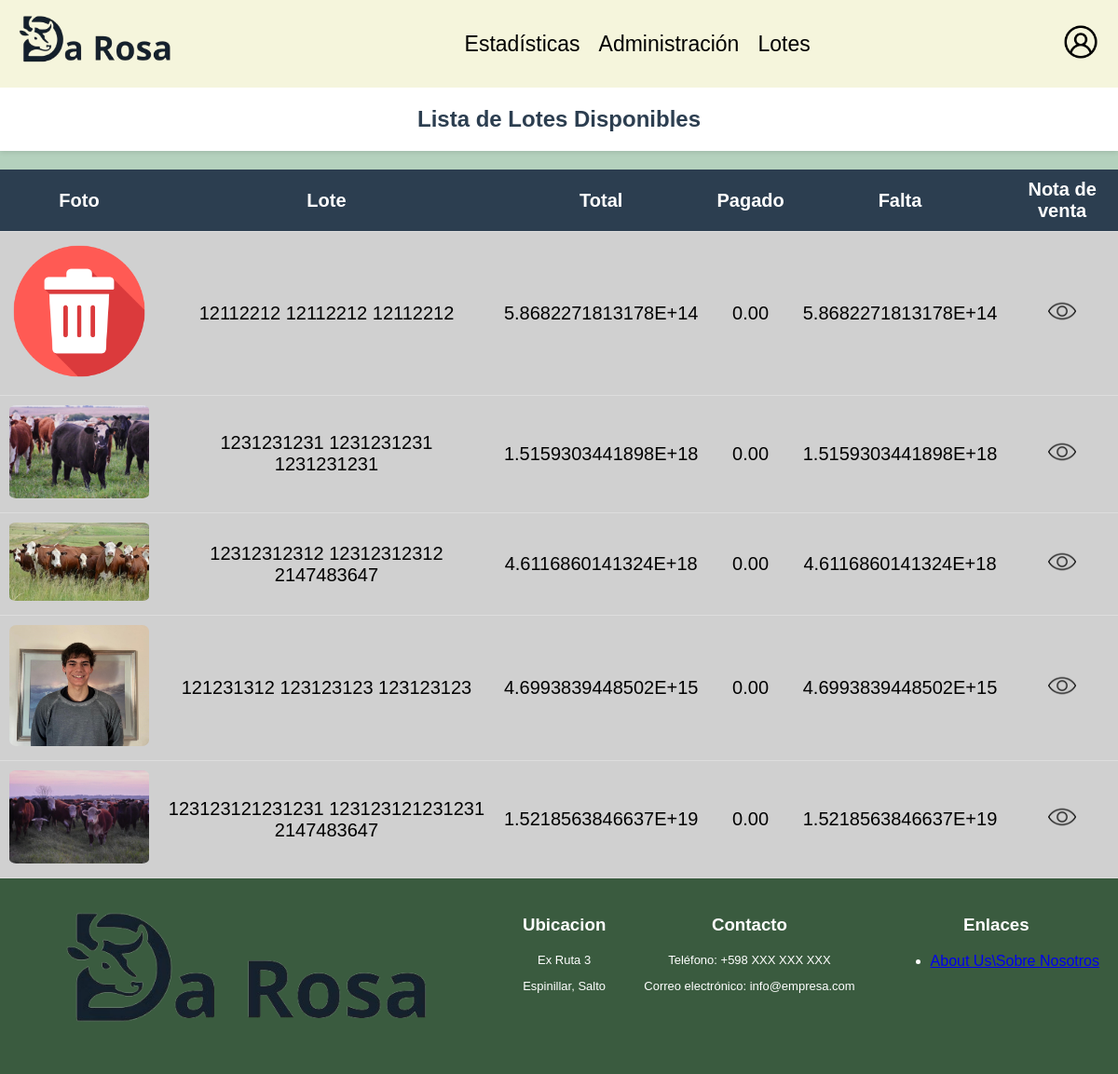
The page /paginas/pagos.php (signed in) on the database its author committed.
### tables this page shows
CREATE TABLE `oferta` (
  `id_oferta` int(11) NOT NULL,
  `monto` decimal(3,2) DEFAULT NULL,
  `fecha_oferta` datetime DEFAULT NULL,
  `id_lote` int(11) DEFAULT NULL,
  `id_usuario` int(11) DEFAULT NULL
);

CREATE TABLE `lotes` (
  `id_lote` int(11) NOT NULL,
  `categoria` varchar(40) DEFAULT NULL,
  `cantidad` int(11) DEFAULT NULL,
  `peso_promedio` int(11) DEFAULT NULL,
  `peso_maximo` int(11) DEFAULT NULL,
  `peso_minimo` int(11) DEFAULT NULL,
  `cant_pesada` int(11) DEFAULT NULL,
  `clase` varchar(20) DEFAULT NULL,
  `estado` varchar(20) DEFAULT NULL,
  `raza` varchar(60) DEFAULT NULL,
  `edad` int(11) DEFAULT NULL,
  `sanidad` varchar(255) DEFAULT NULL,
  `tratamiento_nutricional` varchar(255) DEFAULT NULL,
  `conoce_miomio` tinyint(1) DEFAULT NULL,
  `zona_garrapata` tinyint(1) DEFAULT NULL,
  `observaciones` text DEFAULT NULL,
  `fecha_inicio` datetime DEFAULT NULL,
  `fecha_fin` datetime DEFAULT NULL,
  `vendido` tinyint(1) NOT NULL DEFAULT 0,
  `id_certificador` int(11) DEFAULT NULL
);

### paginas/pagos.php (the view, shortened to what this page needs)
<?php
include '../includes/conexion.php';
@$rol_usuario = $_SESSION['rol'];
$sql = "
    SELECT
        p.*,
        o.*,
        u.*,
        l.*,
        a.ruta,
        COALESCE(SUM(p.monto_pago), 0) AS total_pagado
    FROM
        oferta o
    JOIN
        lotes l ON o.id_lote = l.id_lote
    JOIN
        usuarios u ON o.id_usuario = u.id_usuario
    JOIN
        archivo a ON a.id_lote = l.id_lote
    LEFT JOIN
        pago p ON p.id_oferta = o.id_oferta
    WHERE
        o.monto = (
            SELECT MAX(monto)
            FROM oferta
            WHERE id_lote = o.id_lote
        )
    GROUP BY
        o.id_oferta;
;";
$result = mysqli_query($conexion, $sql);
?>
<!DOCTYPE html>
<html lang="es">
<head>
    <link rel="stylesheet" href="../css/lotesusr.css">
</head>
<?php
    if ($rol_usuario == 'Administrador'){
            include '../includes/headeradmin.php';
    } else {
            include '../includes/header.php';
    }
?>
<body>
    <div class="content">
        <h2>Lista de Lotes Disponibles</h2>
        <?php
        if (mysqli_num_rows($result) > 0) {
            echo "<table class='listas'>
                    <thead>
                        <tr>
                            <th>Foto</th>
                            <th>Lote</th>
                            <th class='esconder'>Total</th>
                            <th class='esconder'>Pagado</th>
                            <th>Falta</th>
                            <th>Nota de venta</th>
                        </tr>
                    </thead>
                    <tbody>";
            while ($row = mysqli_fetch_assoc($result)) {
                $total = $row['monto'] * $row['cantidad'] * $row['peso_promedio'];
                $falta = $total - $row['total_pagado'];
                if ($falta > 0) {
                    echo "<tr>";
                    echo "<td><a href='administrar_pagos.php?id=" . $row['id_lote'] . "'><img src='" . $row['ruta'] . "' alt='" . $row['categoria'] . "'></a></td>";
                    echo "<td>" . $row['categoria'] . ' ' . $row['raza'] . ' ' . $row['cantidad'] . "</td>";
                    echo "<td class='esconder'>" . $total . "</td>";
                    echo "<td class='esconder'>" . $row['total_pagado'] . "</td>";
                    echo "<td>" . $falta . "</td>";
                    echo "<td><a href='pdf/pdf.php?id=" . $row['id_lote'] . "'><img src='../imagenes/ojo-abierto.png' alt='nota_de_venta' class='factura'></a></td>";
                    echo "</tr>";
                } else {
                    echo "<tr><td colspan='6'>No tiene clientes con deudas.</td></tr>";
                }
            }
            echo '</tbody></table>';
        } else {
            echo "<div class='no-lotes'>No se encontraron pagos.</div>";
        }
        ?>
    </div>
    <?php include '../includes/footer.php'; ?>
</body>
</html>

### css/lotesusr.css (style rules this page uses)
body { font-family: Arial, sans-serif; background-color: rgba(143, 186, 157, 0.667); margin: 0; padding: 0; display: flex; flex-direction: column; min-height: 100vh; }
h2 { text-align: center; color: #2c3e50; padding: 20px 0px; margin: 0; background-color: #ffffff; width: 100%; box-shadow: 0 2px 5px rgba(0, 0, 0, 0.1); font-size: 24px; }
table.listas { width: 100%; border-collapse: collapse; margin-top: 20px; background-color: #d0d0d0; }
table.listas thead { background-color: #2c3e50; color: white; }
table.listas th, table.listas td { padding: 10px; text-align: center; border-bottom: 1px solid #ddd; font-size: 20px; }
table.listas img { width: 150px; height: auto; border-radius: 5%; }
td a img.factura { width: auto; height: 30px; }
.content { flex: 1; display: flex; flex-direction: column; align-items: center; justify-content: center; }
@media screen and (min-width: 800px) { .esconder { display: table-cell; } }

### rows shown on the page
oferta: id_lote.categoria (picture), id_lote.categoria "12112212", id_lote.raza "12112212", id_lote.cantidad "12112212", monto.peso_promedio "5.8682271813178E+14", total_pagado "0.00", falta "5.8682271813178E+14"
oferta: id_lote.categoria (picture), id_lote.categoria "1231231231", id_lote.raza "1231231231", id_lote.cantidad "1231231231", monto.peso_promedio "1.5159303441898E+18", total_pagado "0.00", falta "1.5159303441898E+18"
oferta: id_lote.categoria (picture), id_lote.categoria "12312312312", id_lote.raza "12312312312", id_lote.cantidad "2147483647", monto.peso_promedio "4.6116860141324E+18", total_pagado "0.00", falta "4.6116860141324E+18"
oferta: id_lote.categoria (picture), id_lote.categoria "121231312", id_lote.raza "123123123", id_lote.cantidad "123123123", monto.peso_promedio "4.6993839448502E+15", total_pagado "0.00", falta "4.6993839448502E+15"
oferta: id_lote.categoria (picture), id_lote.categoria "123123121231231", id_lote.raza "123123121231231", id_lote.cantidad "2147483647", monto.peso_promedio "1.5218563846637E+19", total_pagado "0.00", falta "1.5218563846637E+19"
